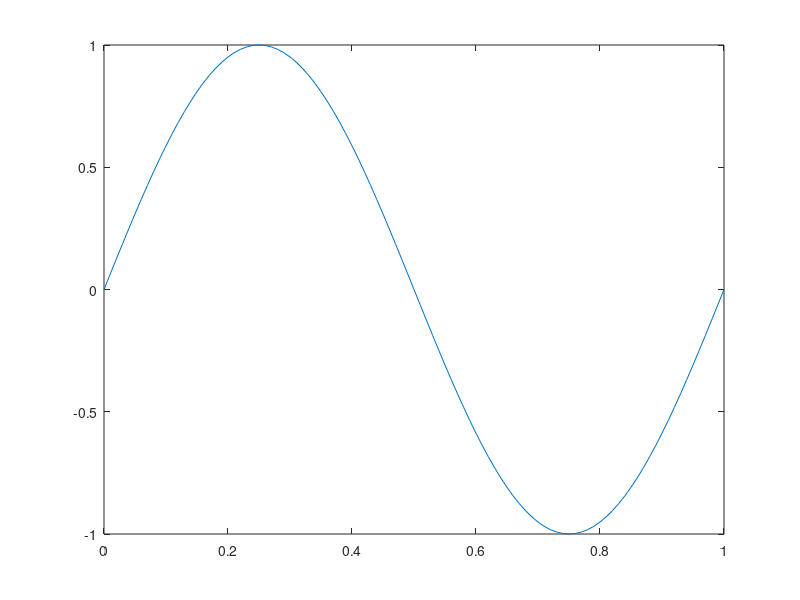

Write MATLAB code to recreate this figure.
%% example labors
%% Mērijumu datu apstrade
%% darba meerkji
% * Iemaaciities apstraadaat meerijumu datus
% * iemaaciities lietot polyfit, polyval
% * iemaaciities veidot matlab atskaites izmantojot "publish"
%% Darba programma:
t = 0:0.01:1;
y = sin(2*pi*t);
plot(t,y)
%%
%
% <<../grafiks1.jpg>>
%
%%
%% Secinājumi
% mees rakstiisim secinaajumus par to ko mes esam iemaacijushies shaja
% darbaa
% vai arii skatamies darba meerkji un rakstam secinaajumus